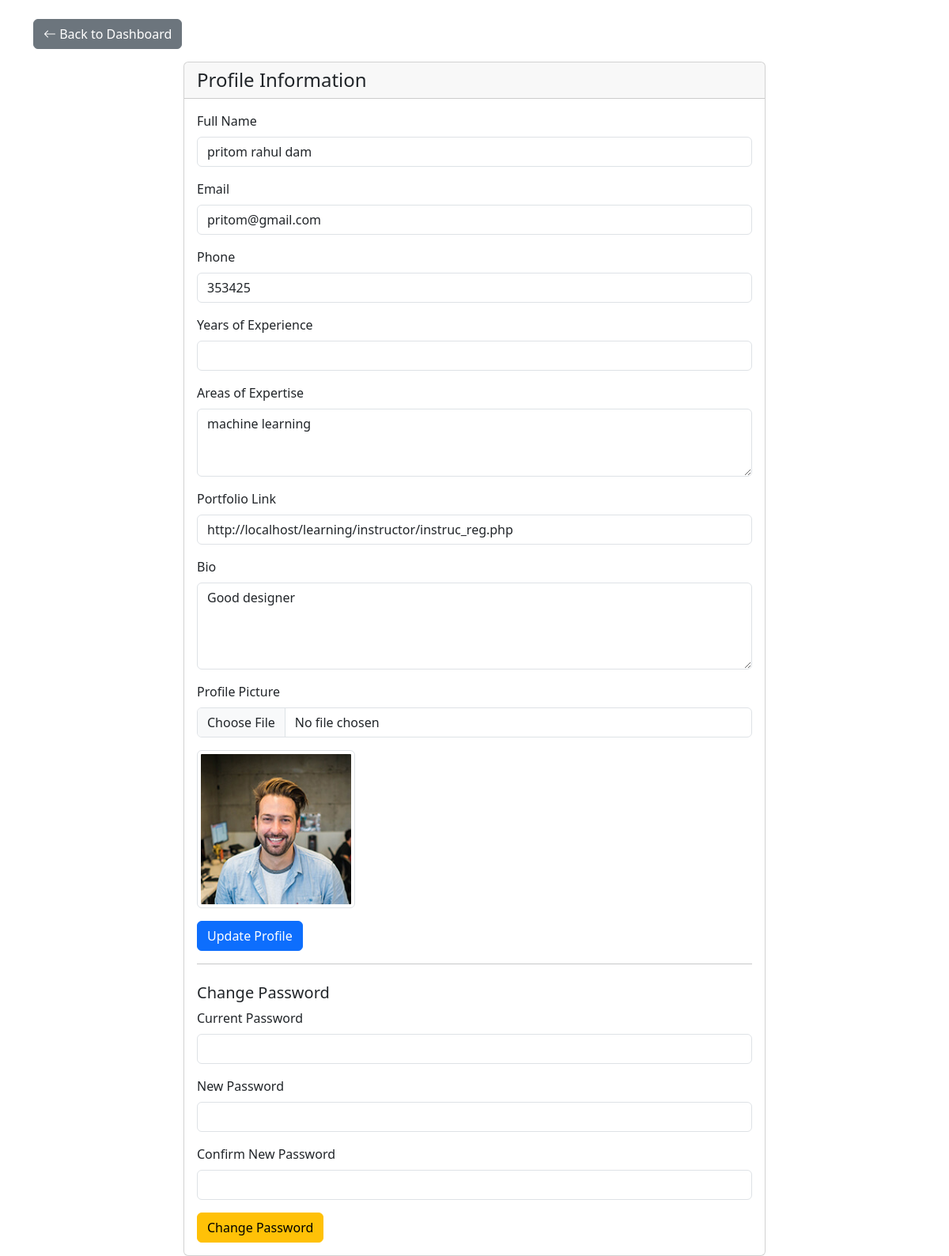
Screenshot of /instructor/profile.php (signed in) with the database file from the repository.
### tables this page shows
CREATE TABLE `instructor` (
  `id` int(11) NOT NULL,
  `email` varchar(255) NOT NULL,
  `password` varchar(255) NOT NULL,
  `full_name` varchar(100) NOT NULL,
  `phone` varchar(20) DEFAULT NULL,
  `profile_image` varchar(200) DEFAULT NULL,
  `bio` text DEFAULT NULL,
  `field_expertise` varchar(100) DEFAULT NULL,
  `experience_years` varchar(255) DEFAULT NULL,
  `portfolio_link` varchar(255) DEFAULT NULL,
  `created_at` datetime DEFAULT current_timestamp(),
  `status` enum('active','banned') DEFAULT 'active'
);

### instructor/profile.php (the view, shortened to what this page needs)
<?php
include '../connection.php';
$instructor_id = $_SESSION['id'];
$query = "SELECT * FROM instructor WHERE id = ?";
$stmt = $conn->prepare($query);
$stmt->bind_param("i", $instructor_id);
$stmt->execute();
$result = $stmt->get_result();
$instructor = $result->fetch_assoc();
?>
<!DOCTYPE html>
<html lang="en" data-bs-theme="auto">
<head>
    <link href="https://cdn.jsdelivr.net/npm/bootstrap@5.3.2/dist/css/bootstrap.min.css" rel="stylesheet">
    <link href="https://cdn.jsdelivr.net/npm/bootstrap-icons@1.10.5/font/bootstrap-icons.css" rel="stylesheet">
</head>
<body>
    <div class="container mt-4">
        <div class="mb-3">
            <a href="../in_dash.php" class="btn btn-secondary">
                <i class="bi bi-arrow-left"></i> Back to Dashboard
            </a>
        </div>
        <div class="row">
            <div class="col-md-8 mx-auto">
                <div class="card">
                    <div class="card-header">
                        <h4 class="mb-0">Profile Information</h4>
                    </div>
                    <div class="card-body">
                        <form id="profileForm">
                            <div class="mb-3">
                                <label for="full_name" class="form-label">Full Name</label>
                                <input type="text" class="form-control" id="full_name" name="full_name"
                                       value="<?php echo htmlspecialchars($instructor['full_name']); ?>" required>
                            </div>
                            <div class="mb-3">
                                <label for="email" class="form-label">Email</label>
                                <input type="email" class="form-control" id="email" name="email"
                                       value="<?php echo htmlspecialchars($instructor['email']); ?>" required>
                            </div>
                            <div class="mb-3">
                                <label for="phone" class="form-label">Phone</label>
                                <input type="tel" class="form-control" id="phone" name="phone"
                                       value="<?php echo htmlspecialchars($instructor['phone']); ?>">
                            </div>
                            <div class="mb-3">
                                <label for="experience_years" class="form-label">Years of Experience</label>
                                <input type="number" class="form-control" id="experience_years" name="experience_years"
                                       value="<?php echo htmlspecialchars($instructor['experience_years']); ?>">
                            </div>
                            <div class="mb-3">
                                <label for="field_expertise" class="form-label">Areas of Expertise</label>
                                <textarea class="form-control" id="field_expertise" name="field_expertise" rows="3"><?php echo htmlspecialchars($instructor['field_expertise']); ?></textarea>
                            </div>
                            <div class="mb-3">
                                <label for="portfolio_link" class="form-label">Portfolio Link</label>
                                <input type="url" class="form-control" id="portfolio_link" name="portfolio_link"
                                       value="<?php echo htmlspecialchars($instructor['portfolio_link']); ?>">
                            </div>
                            <div class="mb-3">
                                <label for="bio" class="form-label">Bio</label>
                                <textarea class="form-control" id="bio" name="bio" rows="4"><?php echo htmlspecialchars($instructor['bio']); ?></textarea>
                            </div>
                            <div class="mb-3">
                                <label for="profile_image" class="form-label">Profile Picture</label>
                                <input type="file" class="form-control" id="profile_image" name="profile_image" accept="image/*">
                            </div>
                            <?php if($instructor['profile_image']): ?>
                            <div class="mb-3">
                                <img src="../instructor/uploads/<?php echo htmlspecialchars($instructor['profile_image']); ?>"
                                     alt="Profile Picture" class="img-thumbnail" style="max-width: 200px;">
                            </div>
                            <?php endif; ?>
                            <button type="submit" class="btn btn-primary">Update Profile</button>
                        </form>
                        <hr>
                        <div class="mt-4">
                            <h5>Change Password</h5>
                            <form id="passwordForm">
                                <div class="mb-3">
                                    <label for="current_password" class="form-label">Current Password</label>
                                    <input type="password" class="form-control" id="current_password" name="current_password" required>
                                </div>
                                <div class="mb-3">
                                    <label for="new_password" class="form-label">New Password</label>
                                    <input type="password" class="form-control" id="new_password" name="new_password" required>
                                </div>
                                <div class="mb-3">
                                    <label for="confirm_password" class="form-label">Confirm New Password</label>
                                    <input type="password" class="form-control" id="confirm_password" name="confirm_password" required>
                                </div>
                                <button type="submit" class="btn btn-warning">Change Password</button>
                            </form>
                        </div>
                    </div>
                </div>
            </div>
        </div>
    </div>
</body>
</html>

### rows the page displays
instructor: full_name "pritom rahul dam", email "pritom@gmail.com", phone "353425", field_expertise "machine learning", portfolio_link "http://localhost/learning/instructor/instruc_reg.php", bio "Good designer", profile_image (picture)
